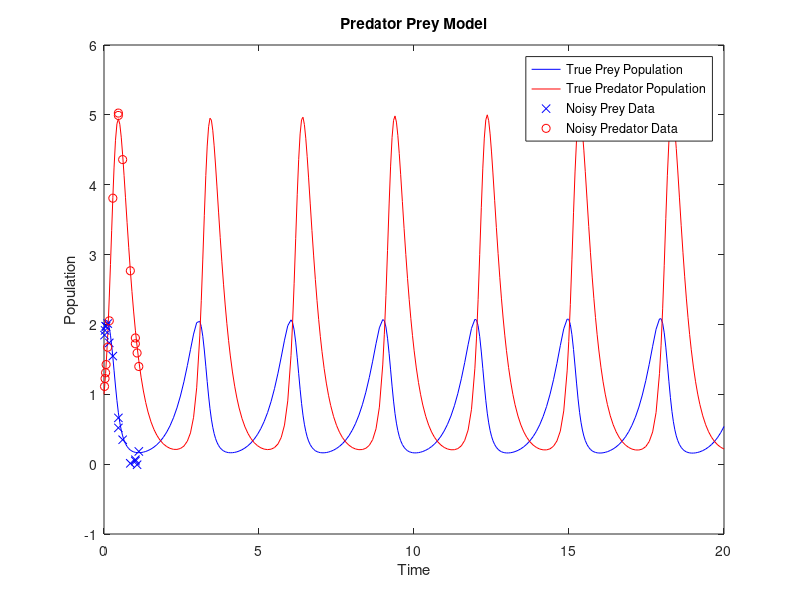

MATLAB code to generate this figure:
alpha = 2; beta = 4/3; delta = 4; gamma = 3; tf = 20; 
%alpha = 4; beta = 0.4; delta = 0.9; gamma = 0.3; tf = 20; 
tspan = [0 tf];
f = @(t,y) [alpha*y(1)-beta*y(1)*y(2); delta*y(1)*y(2)-gamma*y(2)];
[t,u] = ode45(f,[0 tf],[2 1]);
%[t,u] = ode45(f,[0 tf],[10 10]);
plot(t,u(:,1),'b-',t,u(:,2),'r-');
hold on;

%Take random points and add some noise
len = ceil(size(u,1)/10);
indices = randi([1,len],ceil(len/2),1);
noise = 0.1*(randn(ceil(len/2),2)-0.5);
data = u(indices,:) + noise;
plot(t(indices),data(:,1),'bx', t(indices), data(:,2), 'ro');
title('Predator Prey Model');
xlabel('Time');
ylabel('Population');
legend('True Prey Population', 'True Predator Population', 'Noisy Prey Data', 'Noisy Predator Data')

%Write to text file
csvwrite('pred_prey_true.txt',[t,u])
csvwrite('pred_prey_noisy_data.txt',[t(indices),data])